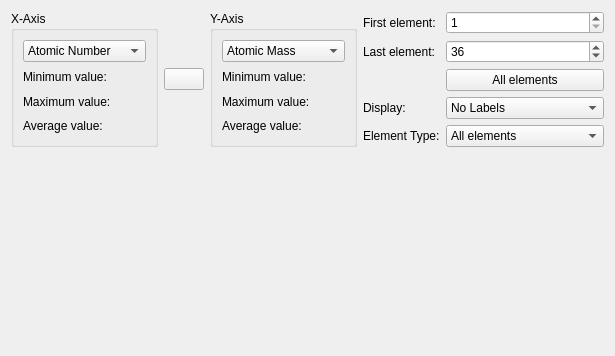
<?xml version="1.0" encoding="UTF-8"?>
<ui version="4.0">
 <class>PlotSetupWidget</class>
 <widget class="QWidget" name="PlotSetupWidget">
  <property name="geometry">
   <rect>
    <x>0</x>
    <y>0</y>
    <width>615</width>
    <height>356</height>
   </rect>
  </property>
  <layout class="QGridLayout" name="gridLayout_2">
   <item row="0" column="1">
    <widget class="QPushButton" name="swapXYAxis">
     <property name="sizePolicy">
      <sizepolicy hsizetype="Fixed" vsizetype="Fixed">
       <horstretch>0</horstretch>
       <verstretch>0</verstretch>
      </sizepolicy>
     </property>
     <property name="accessibleName">
      <string>Swap</string>
     </property>
     <property name="text">
      <string/>
     </property>
     <property name="toolTip">
      <string>Swap X and Y axis</string>
     </property>
     <property name="icon">
      <iconset theme="swap-panels"/>
     </property>
    </widget>
   </item>
   <item row="0" column="0">
    <widget class="QGroupBox" name="groupBox">
     <property name="title">
      <string>X-Axis</string>
     </property>
     <layout class="QGridLayout">
      <property name="margin">
       <number>9</number>
      </property>
      <property name="spacing">
       <number>6</number>
      </property>
      <item row="3" column="0">
       <widget class="QLabel" name="textLabel1_2">
        <property name="text">
         <string>Average value:</string>
        </property>
       </widget>
      </item>
      <item row="1" column="1">
       <widget class="QLabel" name="minimum_x">
        <property name="text">
         <string/>
        </property>
       </widget>
      </item>
      <item row="3" column="1">
       <widget class="QLabel" name="av_x">
        <property name="text">
         <string/>
        </property>
       </widget>
      </item>
      <item row="0" column="0" colspan="2">
       <widget class="KComboBox" name="KCB_x">
        <property name="whatsThis">
         <string>Here you can define what you want to plot</string>
        </property>
        <item>
         <property name="text">
          <string>Atomic Number</string>
         </property>
        </item>
        <item>
         <property name="text">
          <string>Atomic Mass</string>
         </property>
        </item>
        <item>
         <property name="text">
          <string>Electronegativity</string>
         </property>
        </item>
        <item>
         <property name="text">
          <string>Melting Point</string>
         </property>
        </item>
        <item>
         <property name="text">
          <string>Boiling Point</string>
         </property>
        </item>
        <item>
         <property name="text">
          <string>Atomic Radius</string>
         </property>
        </item>
        <item>
         <property name="text">
          <string>Covalent Radius</string>
         </property>
        </item>
       </widget>
      </item>
      <item row="2" column="0">
       <widget class="QLabel" name="textLabel2">
        <property name="text">
         <string>Maximum value:</string>
        </property>
       </widget>
      </item>
      <item row="2" column="1">
       <widget class="QLabel" name="maximum_x">
        <property name="text">
         <string/>
        </property>
       </widget>
      </item>
      <item row="1" column="0">
       <widget class="QLabel" name="textLabel3_2">
        <property name="text">
         <string>Minimum value:</string>
        </property>
       </widget>
      </item>
     </layout>
    </widget>
   </item>
   <item row="0" column="3">
    <layout class="QGridLayout" name="gridLayout3">
     <property name="sizeConstraint">
      <enum>QLayout::SetDefaultConstraint</enum>
     </property>
     <item row="3" column="0">
      <widget class="QLabel" name="label">
       <property name="sizePolicy">
        <sizepolicy hsizetype="Preferred" vsizetype="Minimum">
         <horstretch>0</horstretch>
         <verstretch>0</verstretch>
        </sizepolicy>
       </property>
       <property name="text">
        <string>Display:</string>
       </property>
       <property name="buddy">
        <cstring>comboElementLabels</cstring>
       </property>
      </widget>
     </item>
     <item row="4" column="0">
      <widget class="QLabel" name="label_4">
       <property name="sizePolicy">
        <sizepolicy hsizetype="Preferred" vsizetype="Minimum">
         <horstretch>0</horstretch>
         <verstretch>0</verstretch>
        </sizepolicy>
       </property>
       <property name="minimumSize">
        <size>
         <width>0</width>
         <height>0</height>
        </size>
       </property>
       <property name="text">
        <string>Element Type:</string>
       </property>
      </widget>
     </item>
     <item row="1" column="1">
      <widget class="QSpinBox" name="to">
       <property name="sizePolicy">
        <sizepolicy hsizetype="Preferred" vsizetype="Fixed">
         <horstretch>0</horstretch>
         <verstretch>0</verstretch>
        </sizepolicy>
       </property>
       <property name="minimum">
        <number>2</number>
       </property>
       <property name="maximum">
        <number>111</number>
       </property>
       <property name="value">
        <number>36</number>
       </property>
      </widget>
     </item>
     <item row="0" column="0">
      <widget class="QLabel" name="textLabel3">
       <property name="text">
        <string>First element:</string>
       </property>
      </widget>
     </item>
     <item row="1" column="0">
      <widget class="QLabel" name="textLabel4">
       <property name="text">
        <string>Last element:</string>
       </property>
      </widget>
     </item>
     <item row="0" column="1">
      <widget class="QSpinBox" name="from">
       <property name="sizePolicy">
        <sizepolicy hsizetype="Preferred" vsizetype="Fixed">
         <horstretch>0</horstretch>
         <verstretch>0</verstretch>
        </sizepolicy>
       </property>
       <property name="minimum">
        <number>1</number>
       </property>
       <property name="maximum">
        <number>110</number>
       </property>
      </widget>
     </item>
     <item row="2" column="1">
      <widget class="QPushButton" name="full">
       <property name="sizePolicy">
        <sizepolicy hsizetype="Preferred" vsizetype="Fixed">
         <horstretch>0</horstretch>
         <verstretch>0</verstretch>
        </sizepolicy>
       </property>
       <property name="text">
        <string>All elements</string>
       </property>
      </widget>
     </item>
     <item row="4" column="1">
      <widget class="QComboBox" name="comboElementType">
       <item>
        <property name="text">
         <string>All elements</string>
        </property>
       </item>
       <item>
        <property name="text">
         <string>Metals</string>
        </property>
       </item>
       <item>
        <property name="text">
         <string>Non-Metals / Metalloids</string>
        </property>
       </item>
       <item>
        <property name="text">
         <string>s block elements</string>
        </property>
       </item>
       <item>
        <property name="text">
         <string>p block elements</string>
        </property>
       </item>
       <item>
        <property name="text">
         <string>d block elements</string>
        </property>
       </item>
       <item>
        <property name="text">
         <string>f block elements</string>
        </property>
       </item>
       <item>
        <property name="text">
         <string>Noble gases</string>
        </property>
       </item>
       <item>
        <property name="text">
         <string>Alkalie metals</string>
        </property>
       </item>
       <item>
        <property name="text">
         <string>Alkaline earth metals</string>
        </property>
       </item>
       <item>
        <property name="text">
         <string>Lanthanides</string>
        </property>
       </item>
       <item>
        <property name="text">
         <string>Actinides</string>
        </property>
       </item>
       <item>
        <property name="text">
         <string>Radio-active elements</string>
        </property>
       </item>
      </widget>
     </item>
     <item row="3" column="1">
      <widget class="KComboBox" name="comboElementLabels">
       <property name="sizePolicy">
        <sizepolicy hsizetype="Preferred" vsizetype="Fixed">
         <horstretch>0</horstretch>
         <verstretch>0</verstretch>
        </sizepolicy>
       </property>
       <item>
        <property name="text">
         <string>No Labels</string>
        </property>
       </item>
       <item>
        <property name="text">
         <string>Element Names</string>
        </property>
       </item>
       <item>
        <property name="text">
         <string>Element Symbols</string>
        </property>
       </item>
      </widget>
     </item>
    </layout>
   </item>
   <item row="0" column="2">
    <widget class="QGroupBox" name="groupBox_2">
     <property name="title">
      <string>Y-Axis</string>
     </property>
     <layout class="QGridLayout">
      <property name="margin">
       <number>9</number>
      </property>
      <property name="spacing">
       <number>6</number>
      </property>
      <item row="3" column="1">
       <widget class="QLabel" name="av_y">
        <property name="text">
         <string/>
        </property>
       </widget>
      </item>
      <item row="3" column="0">
       <widget class="QLabel" name="textLabel1_3">
        <property name="text">
         <string>Average value:</string>
        </property>
       </widget>
      </item>
      <item row="2" column="1">
       <widget class="QLabel" name="maximum_y">
        <property name="text">
         <string/>
        </property>
       </widget>
      </item>
      <item row="2" column="0">
       <widget class="QLabel" name="textLabel2_2">
        <property name="text">
         <string>Maximum value:</string>
        </property>
       </widget>
      </item>
      <item row="1" column="0">
       <widget class="QLabel" name="textLabel3_3">
        <property name="text">
         <string>Minimum value:</string>
        </property>
       </widget>
      </item>
      <item row="1" column="1">
       <widget class="QLabel" name="minimum_y">
        <property name="text">
         <string/>
        </property>
       </widget>
      </item>
      <item row="0" column="0" colspan="2">
       <widget class="KComboBox" name="KCB_y">
        <property name="whatsThis">
         <string>Here you can define what you want to plot</string>
        </property>
        <property name="currentIndex">
         <number>1</number>
        </property>
        <item>
         <property name="text">
          <string>Atomic Number</string>
         </property>
        </item>
        <item>
         <property name="text">
          <string>Atomic Mass</string>
         </property>
        </item>
        <item>
         <property name="text">
          <string>Electronegativity</string>
         </property>
        </item>
        <item>
         <property name="text">
          <string>Melting Point</string>
         </property>
        </item>
        <item>
         <property name="text">
          <string>Boiling Point</string>
         </property>
        </item>
        <item>
         <property name="text">
          <string>Atomic Radius</string>
         </property>
        </item>
        <item>
         <property name="text">
          <string>Covalent Radius</string>
         </property>
        </item>
       </widget>
      </item>
     </layout>
    </widget>
   </item>
   <item row="1" column="0" colspan="4">
    <widget class="KPlotWidget" name="plotwidget">
     <property name="sizePolicy">
      <sizepolicy hsizetype="Expanding" vsizetype="Expanding">
       <horstretch>0</horstretch>
       <verstretch>0</verstretch>
      </sizepolicy>
     </property>
     <property name="minimumSize">
      <size>
       <width>150</width>
       <height>150</height>
      </size>
     </property>
    </widget>
   </item>
  </layout>
 </widget>
 <customwidgets>
  <customwidget>
   <class>KComboBox</class>
   <extends>QComboBox</extends>
   <header>kcombobox.h</header>
  </customwidget>
  <customwidget>
   <class>KPlotWidget</class>
   <extends>QFrame</extends>
   <header>kplotwidget.h</header>
   <container>1</container>
  </customwidget>
 </customwidgets>
 <tabstops>
  <tabstop>KCB_x</tabstop>
  <tabstop>KCB_y</tabstop>
  <tabstop>from</tabstop>
  <tabstop>to</tabstop>
  <tabstop>full</tabstop>
  <tabstop>comboElementLabels</tabstop>
  <tabstop>comboElementType</tabstop>
 </tabstops>
 <resources/>
 <connections/>
</ui>
